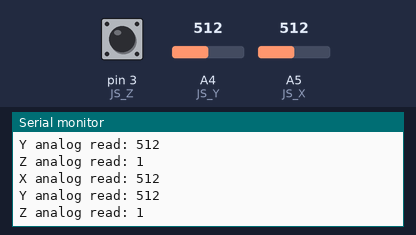
A sketch run on a simulated Arduino Uno, built with avr-gcc and run on an emulated ATmega328P. Parts: the last lines printed to the serial monitor. Inputs (shaded band) come from the test bench; at power-on: A4 (JS_Y) = 512, A5 (JS_X) = 512, pin 3 (JS_Z) HIGH.

Above: at 2.8 s.
2.9 s: A4 (JS_Y) set to 716
At 5.2 s:
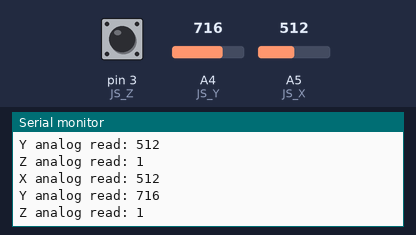
5.6 s: A5 (JS_X) set to 716
At 6.7 s:
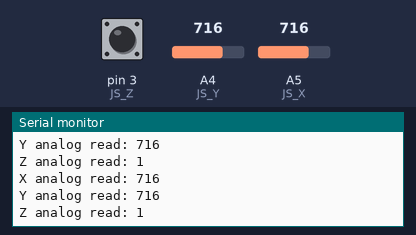
8.3 s: pin 3 (JS_Z) pulled LOW for 2.35 s
At 11.1 s:
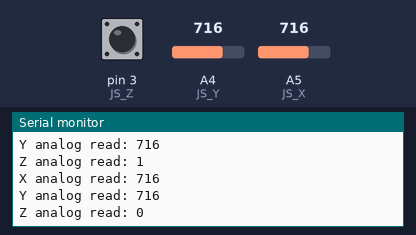
12.1 s: A4 (JS_Y) set to 900
At 14.6 s:
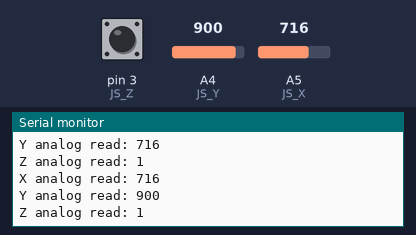
14.8 s: A5 (JS_X) set to 900
At 16.9 s:
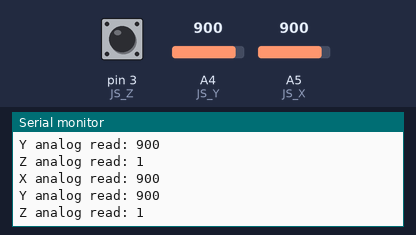
Timing chart, 0 to 18.4 s (numbered marks = the images above; inputs shaded):
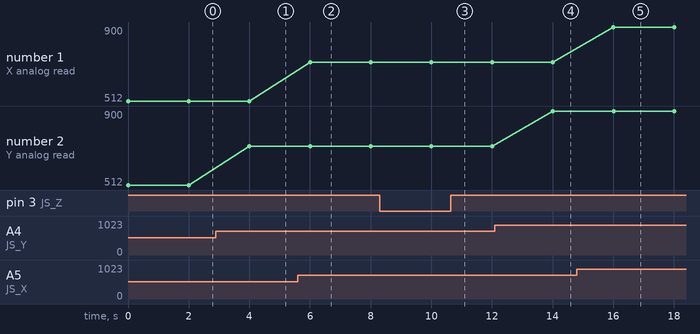

The sketch:

Analog_Joystick_Test.ino
```cpp
#define JS_X 5
#define JS_Y 4
#define JS_Z 3

void setup() {

  Serial.begin(115200);
  pinMode(JS_Z, INPUT_PULLUP);

}

void loop() {
  int x, y, z;

  x = analogRead(JS_X);
  y = analogRead(JS_Y);
  z = digitalRead(JS_Z);

  Serial.print("X analog read: ");
  Serial.print(x);
  Serial.print("\n\n");

  Serial.print("Y analog read: ");
  Serial.print(y, DEC);
  Serial.print("\n\n");

  Serial.print("Z analog read: ");
  Serial.print(z, DEC);
  Serial.print("\n\n");

  delay(2000);

}
```

Measured:
- after the input at 2.9 s, the serial monitor: prints a new line after 1.1 s (image 1)
- after the input at 5.6 s, the serial monitor: prints a new line after 0.40 s (image 2)
- after the input at 8.3 s, the serial monitor: prints a new line after 1.7 s (image 3)
- after the input at 12.1 s, the serial monitor: prints a new line after 1.9 s (image 4)
- after the input at 14.8 s, the serial monitor: prints a new line after 1.2 s (image 5)
- plotted number 2: 512 → 716 after the input at 2.9 s, 716 → 900 after the input at 12.1 s
